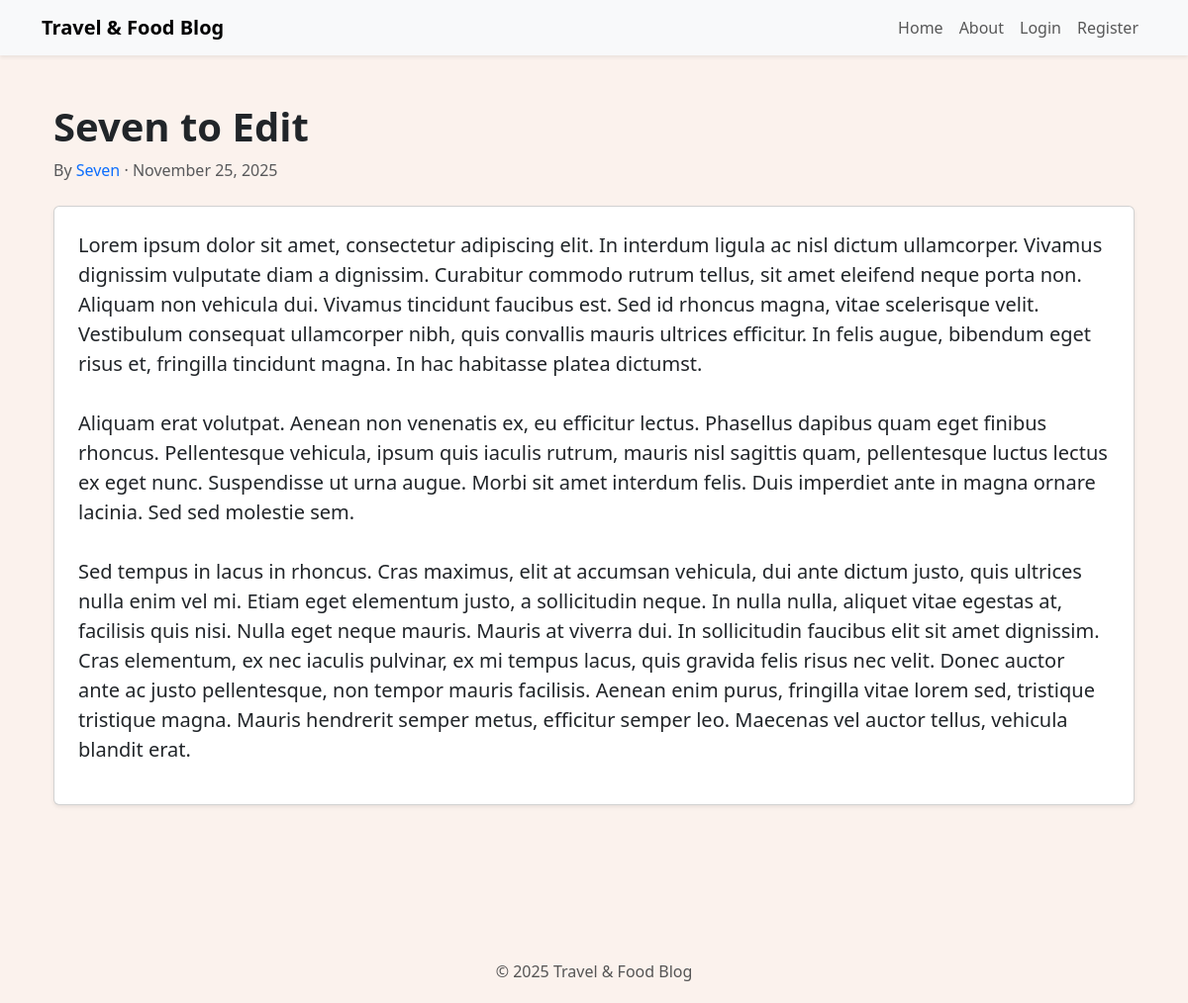
Page /8 on the earlier database version.
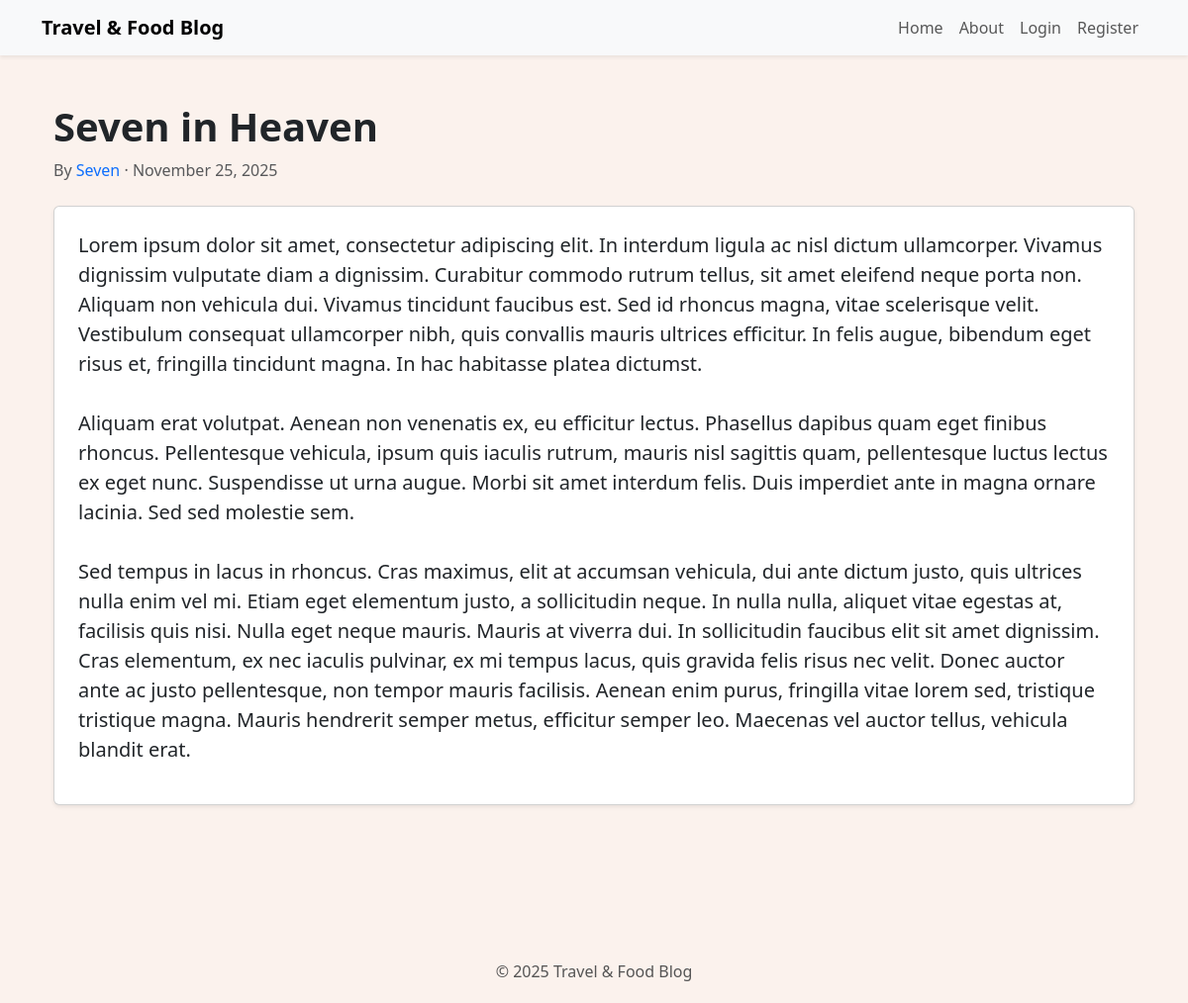
Same page on the later database version.
### travelcompanyblog/models.py (models this page shows, shortened)
class BlogPost(db.Model):
    users = db.relationship(User)
    id = db.Column(db.Integer, primary_key=True)
    user_id = db.Column(db.Integer, db.ForeignKey('users.id'), nullable=False)
    date = db.Column(db.DateTime, nullable=False, default=datetime.utcnow)
    title = db.Column(db.String(140), nullable=False)
    text = db.Column(db.Text, nullable=False)

### travelcompanyblog/users/views.py (the view)
@users.route('/<username>')
def user_posts(username):
    page = request.args.get('page', 1, type=int)
    user = User.query.filter_by(username=username).first_or_404()
    blog_posts = BlogPost.query.filter_by(author=user).order_by(BlogPost.date.desc()).paginate(page=page, per_page=5)
    return render_template('user_blog_posts.html', blog_posts=blog_posts, user=user)

### travelcompanyblog/blog_posts/views.py (called while the page is built)
@blog_posts.route('/<int:blog_post_id>')
def blog_post(blog_post_id):
    blog_post = BlogPost.query.get_or_404(blog_post_id)
    return render_template('blog_post.html', title=blog_post.title, date=blog_post.date, post=blog_post)

### travelcompanyblog/templates/blog_post.html (shortened to what this page needs)
{% extends "base.html" %}
{% block content %}
<div class="container py-5">
    <div class="mb-4">
        <h1 class="fw-bold">{{ post.title }}</h1>
        <div class="text-muted">
            <span>By
                <a href="{{ url_for('users.user_posts', username=post.author.username) }}" class="text-decoration-none">
                    {{ post.author.username }}
                </a>
            </span>
            ·
            <span>{{ post.date.strftime('%B %d, %Y') }}</span>
        </div>
    </div>
    <div class="card shadow-sm p-4 mb-5">
        <p class="fs-5" style="white-space: pre-wrap;">{{ post.text }}</p>
    </div>
</div>
{% endblock %}

Differences in the rows shown:
changed BlogPost: title "Seven to Edit" → "Seven in Heaven"
